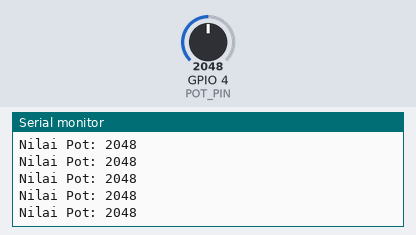
This sketch was run on a simulated ESP32-S3. On the bench: the last lines printed to the serial monitor. The test bench sets the inputs (shaded band); at power-on: GPIO 4 (POT_PIN) = 2048.

Above: at 1.2 s.
1.3 s: GPIO 4 (POT_PIN) set to 2866
At 1.68 s:
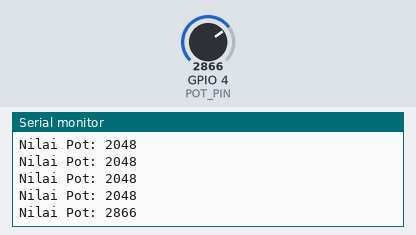
2.8 s: GPIO 4 (POT_PIN) set to 3603
At 2.93 s:
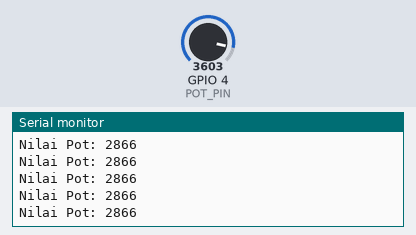
Timing chart, 0 to 5.8 s (numbered marks = the images above; inputs shaded):
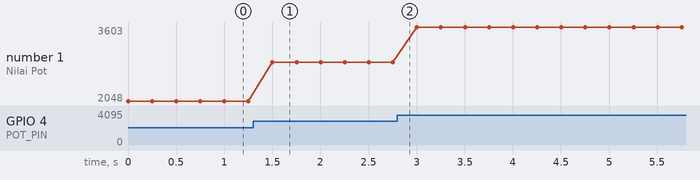

Measured:
- after the input at 1.3 s, the serial monitor: prints a new line after 0.20 s (image 1)
- plotted number 1: 2048 → 2866 after the input at 1.3 s, 2866 → 3603 after the input at 2.8 s

The sketch:

adccore1.ino
```cpp
#define POT_PIN 4
#define CORE_ID 1

void taskPotentiometer(void *pvParameters) {
  Serial.print("Task Potentiometer berjalan di Core: ");
  Serial.println(xPortGetCoreID());

  // ADC di ESP32-S3 tidak perlu pinMode

  for (;;) {
    int adcValue = analogRead(POT_PIN);
    Serial.printf("Nilai Pot: %d\n", adcValue);
    vTaskDelay(250 / portTICK_PERIOD_MS); // Baca setiap 250ms
  }
}

void setup() {
  Serial.begin(115200);
  xTaskCreatePinnedToCore(taskPotentiometer, "Pot Task", 2048, NULL, 1, NULL, CORE_ID); // Core 1
}

void loop() {}
```
